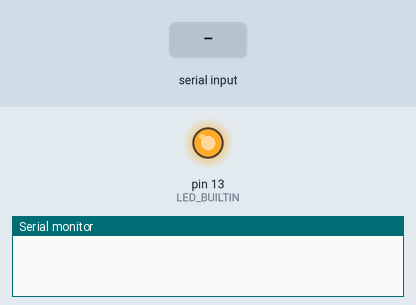
The sketch below on a simulated Arduino Uno, built with avr-gcc and run on an emulated ATmega328P. Shown: output pins drawn as LEDs (lit = HIGH), the last lines printed to the serial monitor. The test bench sets the inputs (shaded band).

Above: at 0.1 s.
At 2.2 s:
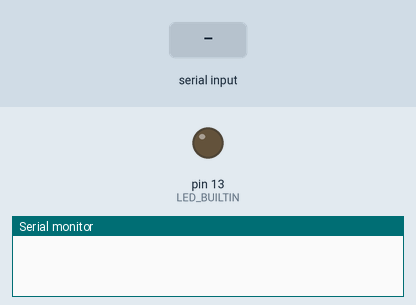
2.3 s: "1" received over Serial
At 3.3 s:
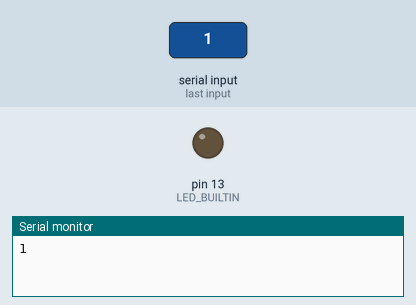
Timing chart, 0 to 5.3 s (numbered marks = the images above; inputs shaded):
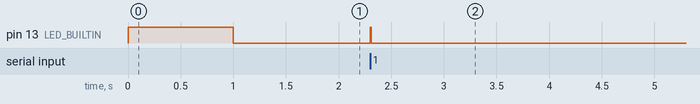

Measured:
- after the input at 2.3 s, pin 13 (LED_BUILTIN): LOW → HIGH at once, → LOW 0.01 s later

The sketch:

testSerialArduino.ino
```cpp
volatile bool isLastByte = false;
String incomingMessage = "";
volatile char inByte;

void setup() {
    pinMode(LED_BUILTIN, OUTPUT);
    isLastByte = false;
    incomingMessage = "";
    // Open serial on the Arduino side.
    Serial.begin(9600, SERIAL_8N1);
    // Blink after serial has been established.
    digitalWrite(LED_BUILTIN, HIGH);
    delay(1000);
    digitalWrite(LED_BUILTIN, LOW);
    // Flush the serial buffer
    while (Serial.available() > 0) {
        Serial.read();
    }
}

void loop() {
    // Wait for incoming data. Echo it back.

    if (isLastByte) {
        Serial.println(incomingMessage);
        incomingMessage = "";
        while (Serial.available() > 0)
            Serial.read();
        isLastByte = false;
    }
}

void serialEvent() {
    digitalWrite(LED_BUILTIN, HIGH);
    while (Serial.available() > 0) {
        inByte = (char)Serial.read();
        incomingMessage += inByte;
        delay(10);
    }
    isLastByte = true;
    digitalWrite(LED_BUILTIN, LOW);
}
```
